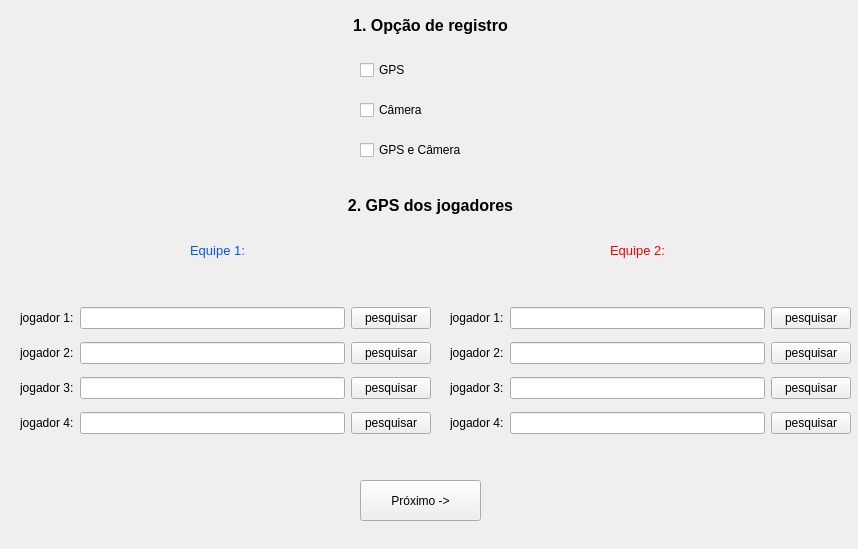
<?xml version="1.0" encoding="UTF-8"?>
<ui version="4.0">
 <class>MainWindow</class>
 <widget class="QMainWindow" name="MainWindow">
  <property name="geometry">
   <rect>
    <x>0</x>
    <y>0</y>
    <width>858</width>
    <height>549</height>
   </rect>
  </property>
  <property name="windowTitle">
   <string>MainWindow</string>
  </property>
  <widget class="QWidget" name="centralwidget">
   <widget class="QLabel" name="opcao1">
    <property name="geometry">
     <rect>
      <x>10</x>
      <y>10</y>
      <width>841</width>
      <height>31</height>
     </rect>
    </property>
    <property name="text">
     <string>&lt;html&gt;&lt;head/&gt;&lt;body&gt;&lt;p&gt;&lt;span style=&quot; font-size:12pt; font-weight:600;&quot;&gt;1. Opção de registro&lt;/span&gt;&lt;/p&gt;&lt;/body&gt;&lt;/html&gt;</string>
    </property>
    <property name="alignment">
     <set>Qt::AlignCenter</set>
    </property>
   </widget>
   <widget class="QLabel" name="opcao2">
    <property name="geometry">
     <rect>
      <x>10</x>
      <y>190</y>
      <width>841</width>
      <height>31</height>
     </rect>
    </property>
    <property name="text">
     <string>&lt;html&gt;&lt;head/&gt;&lt;body&gt;&lt;p&gt;&lt;span style=&quot; font-size:12pt; font-weight:600;&quot;&gt;2. GPS dos jogadores&lt;/span&gt;&lt;/p&gt;&lt;/body&gt;&lt;/html&gt;</string>
    </property>
    <property name="alignment">
     <set>Qt::AlignCenter</set>
    </property>
   </widget>
   <widget class="QLabel" name="equipe1">
    <property name="geometry">
     <rect>
      <x>10</x>
      <y>240</y>
      <width>415</width>
      <height>21</height>
     </rect>
    </property>
    <property name="text">
     <string>&lt;html&gt;&lt;head/&gt;&lt;body&gt;&lt;p&gt;&lt;span style=&quot; font-size:10pt; color:#0055ff;&quot;&gt;Equipe 1:&lt;/span&gt;&lt;/p&gt;&lt;/body&gt;&lt;/html&gt;</string>
    </property>
    <property name="alignment">
     <set>Qt::AlignCenter</set>
    </property>
   </widget>
   <widget class="QLabel" name="equipe2">
    <property name="geometry">
     <rect>
      <x>430</x>
      <y>240</y>
      <width>415</width>
      <height>21</height>
     </rect>
    </property>
    <property name="text">
     <string>&lt;html&gt;&lt;head/&gt;&lt;body&gt;&lt;p&gt;&lt;span style=&quot; font-size:10pt; color:#ff0000;&quot;&gt;Equipe 2:&lt;/span&gt;&lt;/p&gt;&lt;/body&gt;&lt;/html&gt;</string>
    </property>
    <property name="alignment">
     <set>Qt::AlignCenter</set>
    </property>
   </widget>
   <widget class="QPushButton" name="pg1_prox">
    <property name="geometry">
     <rect>
      <x>360</x>
      <y>480</y>
      <width>121</width>
      <height>41</height>
     </rect>
    </property>
    <property name="text">
     <string>Próximo -&gt;</string>
    </property>
   </widget>
   <widget class="QCheckBox" name="check_camera">
    <property name="geometry">
     <rect>
      <x>360</x>
      <y>100</y>
      <width>251</width>
      <height>20</height>
     </rect>
    </property>
    <property name="text">
     <string>Câmera</string>
    </property>
   </widget>
   <widget class="QCheckBox" name="check_gps">
    <property name="geometry">
     <rect>
      <x>360</x>
      <y>60</y>
      <width>251</width>
      <height>20</height>
     </rect>
    </property>
    <property name="layoutDirection">
     <enum>Qt::LeftToRight</enum>
    </property>
    <property name="text">
     <string>GPS</string>
    </property>
   </widget>
   <widget class="QCheckBox" name="check_gps_camera">
    <property name="geometry">
     <rect>
      <x>360</x>
      <y>140</y>
      <width>251</width>
      <height>20</height>
     </rect>
    </property>
    <property name="text">
     <string>GPS e Câmera</string>
    </property>
   </widget>
   <widget class="QWidget" name="verticalLayoutWidget">
    <property name="geometry">
     <rect>
      <x>20</x>
      <y>300</y>
      <width>411</width>
      <height>143</height>
     </rect>
    </property>
    <layout class="QVBoxLayout" name="verticalLayout">
     <item>
      <layout class="QHBoxLayout" name="horizontalLayout">
       <item>
        <widget class="QLabel" name="label">
         <property name="text">
          <string>jogador 1:</string>
         </property>
        </widget>
       </item>
       <item>
        <widget class="QLineEdit" name="eq1_jg1"/>
       </item>
       <item>
        <widget class="QPushButton" name="bt_eq1_jg1">
         <property name="text">
          <string>pesquisar</string>
         </property>
        </widget>
       </item>
      </layout>
     </item>
     <item>
      <layout class="QHBoxLayout" name="horizontalLayout_2">
       <item>
        <widget class="QLabel" name="label_2">
         <property name="text">
          <string>jogador 2:</string>
         </property>
        </widget>
       </item>
       <item>
        <widget class="QLineEdit" name="eq1_jg2"/>
       </item>
       <item>
        <widget class="QPushButton" name="bt_eq1_jg2">
         <property name="text">
          <string>pesquisar</string>
         </property>
        </widget>
       </item>
      </layout>
     </item>
     <item>
      <layout class="QHBoxLayout" name="horizontalLayout_3">
       <item>
        <widget class="QLabel" name="label_3">
         <property name="text">
          <string>jogador 3:</string>
         </property>
        </widget>
       </item>
       <item>
        <widget class="QLineEdit" name="eq1_jg3"/>
       </item>
       <item>
        <widget class="QPushButton" name="bt_eq1_jg3">
         <property name="text">
          <string>pesquisar</string>
         </property>
        </widget>
       </item>
      </layout>
     </item>
     <item>
      <layout class="QHBoxLayout" name="horizontalLayout_4">
       <item>
        <widget class="QLabel" name="label_4">
         <property name="text">
          <string>jogador 4:</string>
         </property>
        </widget>
       </item>
       <item>
        <widget class="QLineEdit" name="eq1_jg4"/>
       </item>
       <item>
        <widget class="QPushButton" name="bt_eq1_jg4">
         <property name="text">
          <string>pesquisar</string>
         </property>
        </widget>
       </item>
      </layout>
     </item>
    </layout>
   </widget>
   <widget class="QWidget" name="verticalLayoutWidget_2">
    <property name="geometry">
     <rect>
      <x>450</x>
      <y>300</y>
      <width>401</width>
      <height>143</height>
     </rect>
    </property>
    <layout class="QVBoxLayout" name="verticalLayout_2">
     <item>
      <layout class="QHBoxLayout" name="horizontalLayout_5">
       <item>
        <widget class="QLabel" name="label_5">
         <property name="text">
          <string>jogador 1:</string>
         </property>
        </widget>
       </item>
       <item>
        <widget class="QLineEdit" name="eq2_jg1"/>
       </item>
       <item>
        <widget class="QPushButton" name="bt_eq2_jg1">
         <property name="text">
          <string>pesquisar</string>
         </property>
        </widget>
       </item>
      </layout>
     </item>
     <item>
      <layout class="QHBoxLayout" name="horizontalLayout_6">
       <item>
        <widget class="QLabel" name="label_6">
         <property name="text">
          <string>jogador 2:</string>
         </property>
        </widget>
       </item>
       <item>
        <widget class="QLineEdit" name="eq2_jg2"/>
       </item>
       <item>
        <widget class="QPushButton" name="bt_eq2_jg2">
         <property name="text">
          <string>pesquisar</string>
         </property>
        </widget>
       </item>
      </layout>
     </item>
     <item>
      <layout class="QHBoxLayout" name="horizontalLayout_7">
       <item>
        <widget class="QLabel" name="label_7">
         <property name="text">
          <string>jogador 3:</string>
         </property>
        </widget>
       </item>
       <item>
        <widget class="QLineEdit" name="eq2_jg3"/>
       </item>
       <item>
        <widget class="QPushButton" name="bt_eq2_jg3">
         <property name="text">
          <string>pesquisar</string>
         </property>
        </widget>
       </item>
      </layout>
     </item>
     <item>
      <layout class="QHBoxLayout" name="horizontalLayout_8">
       <item>
        <widget class="QLabel" name="label_8">
         <property name="text">
          <string>jogador 4:</string>
         </property>
        </widget>
       </item>
       <item>
        <widget class="QLineEdit" name="eq2_jg4"/>
       </item>
       <item>
        <widget class="QPushButton" name="bt_eq2_jg4">
         <property name="text">
          <string>pesquisar</string>
         </property>
        </widget>
       </item>
      </layout>
     </item>
    </layout>
   </widget>
  </widget>
 </widget>
 <resources/>
 <connections/>
</ui>
